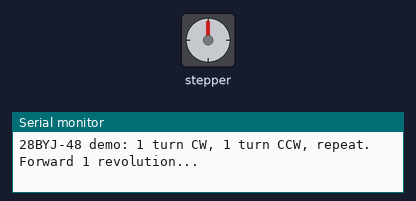
A sketch run on a simulated Arduino Uno, built with avr-gcc and run on an emulated ATmega328P. Shown: stepper motor, the last lines printed to the serial monitor. Stepper angles assume 2048 steps per turn.

Above: at 0.05 s.
At 3.05 s:
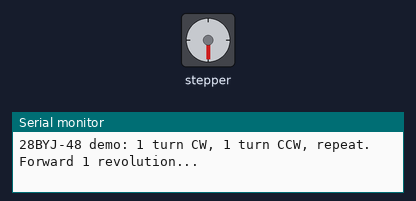
At 6.05 s:
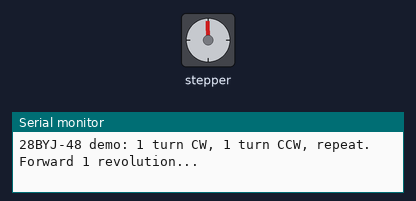
At 12.25 s:
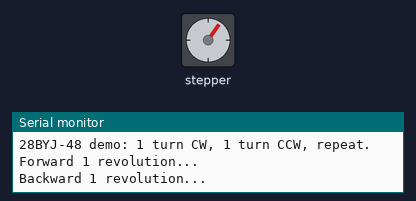
Timing chart, 0 to 17.0 s (numbered marks = the images above):
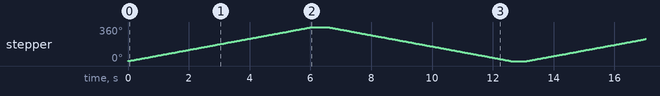

Measured:
- by itself, stepper: turns 360° clockwise in 6.0 s, then 360° counter-clockwise in 6.0 s, repeating every 13.1 s

The sketch:

28byj-48.ino
```cpp
// (licence header left out)
#include <Stepper.h>

// 28BYJ-48 has 64:1 internal gearing. In full-step mode the Arduino
// Stepper library treats one revolution of the OUTPUT shaft as 2048 steps
// (32 steps per electrical rev * 64 gear ratio).
const int STEPS_PER_REV = 2048;

// Stepper library expects the pins in the order IN1, IN3, IN2, IN4 for
// the ULN2003 board to produce the correct full-step sequence.
Stepper stepper(STEPS_PER_REV, 8, 10, 9, 11);

void setup() {
  Serial.begin(9600);
  stepper.setSpeed(10);   // RPM (motor maxes out around 15 RPM)
  Serial.println(F("28BYJ-48 demo: 1 turn CW, 1 turn CCW, repeat."));
}

void loop() {
  Serial.println(F("Forward 1 revolution..."));
  stepper.step(STEPS_PER_REV);
  delay(500);

  Serial.println(F("Backward 1 revolution..."));
  stepper.step(-STEPS_PER_REV);
  delay(500);
}
```
